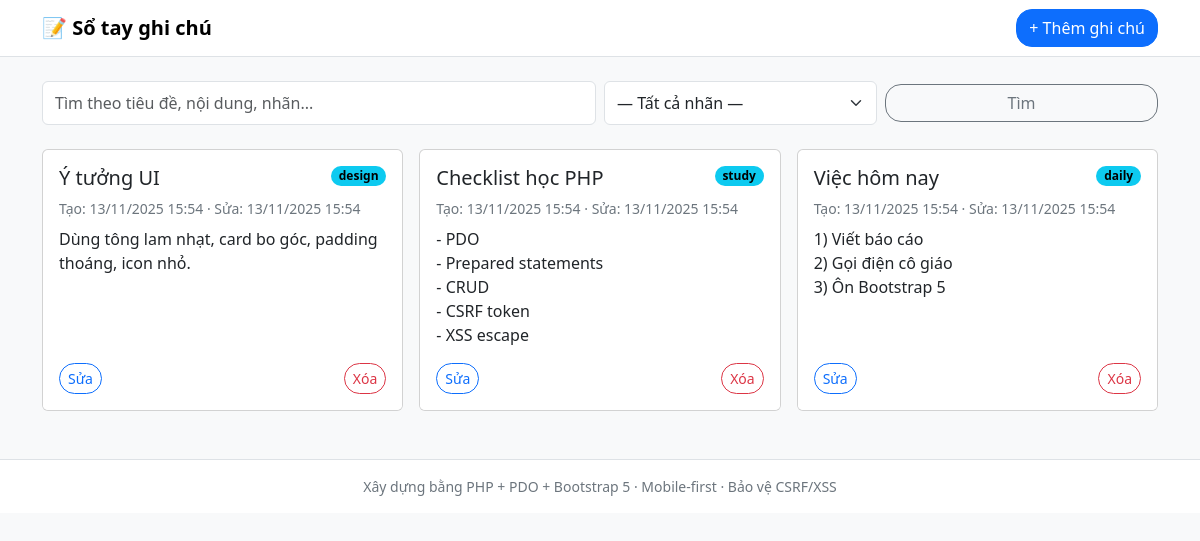
The page /sotayghichu/index.php on the database its author committed.
### tables this page shows
CREATE TABLE IF NOT EXISTS notes (
  id         INT AUTO_INCREMENT PRIMARY KEY,
  title      VARCHAR(200) NOT NULL,
  content    TEXT         NOT NULL,
  label      VARCHAR(50)  NULL,
  created_at TIMESTAMP    NOT NULL DEFAULT CURRENT_TIMESTAMP,
  updated_at TIMESTAMP    NOT NULL DEFAULT CURRENT_TIMESTAMP ON UPDATE CURRENT_TIMESTAMP
);

### sotayghichu/index.php (the view, shortened to what this page needs)
<?php
$DB_HOST = 'localhost';
$DB_NAME = 'k9tin';
$DB_USER = 'root';
$DB_PASS = '';
$DB_CHAR = 'utf8mb4';
try {
    $dsn = "mysql:host={$DB_HOST};dbname={$DB_NAME};charset={$DB_CHAR}";
    $pdo = new PDO($dsn, $DB_USER, $DB_PASS, [
        PDO::ATTR_ERRMODE            => PDO::ERRMODE_EXCEPTION,
        PDO::ATTR_DEFAULT_FETCH_MODE => PDO::FETCH_ASSOC,
    ]);
} catch (PDOException $e) {
    http_response_code(500);
    die('Không kết nối được CSDL: ' . htmlspecialchars($e->getMessage()));
}
function get_notes(PDO $pdo, string $q='', string $label=''): array {
    $where = [];
    $params = [];
    $sql = "SELECT id, title, content, label, created_at, updated_at FROM notes";
    $sql .= " ORDER BY updated_at DESC, created_at DESC";
    $stmt = $pdo->prepare($sql);
    $stmt->execute($params);
    return $stmt->fetchAll();
}
$q     = trim($_GET['q']     ?? '');
$label = trim($_GET['label'] ?? '');
$notes = get_notes($pdo, $q, $label);
function h($s){ return htmlspecialchars((string)$s, ENT_QUOTES, 'UTF-8'); }
?>
<!doctype html>
<html lang="vi">
<head>
    <link href="https://cdn.jsdelivr.net/npm/bootstrap@5.3.3/dist/css/bootstrap.min.css" rel="stylesheet">
</head>
<body class="bg-light">
    <nav class="navbar navbar-expand-lg bg-white border-bottom sticky-top">
        <div class="container">
            <a class="navbar-brand fw-bold" href="#">📝 Sổ tay ghi chú</a>
            <div class="ms-auto">
                <button class="btn btn-primary" data-bs-toggle="modal" data-bs-target="#createModal">+ Thêm ghi
                    chú</button>
            </div>
        </div>
    </nav>
    <main class="container py-4">
        <form class="row g-2 align-items-center mb-4" method="get" role="search" aria-label="Tìm kiếm ghi chú">
            <div class="col-12 col-md-6">
                <input name="q" value="<?= h($q) ?>" class="form-control"
                    placeholder="Tìm theo tiêu đề, nội dung, nhãn..." />
            </div>
            <div class="col-8 col-md-3">
                <select name="label" class="form-select" aria-label="Lọc theo nhãn">
                    <option value="">— Tất cả nhãn —</option>
                </select>
            </div>
            <div class="col-4 col-md-3 d-grid">
                <button class="btn btn-outline-secondary" type="submit">Tìm</button>
            </div>
        </form>
        <?php if (count($notes)===0): ?>
        <div class="text-center text-muted py-5">
            <p class="mb-2">Chưa có ghi chú nào phù hợp.</p>
            <button class="btn btn-primary" data-bs-toggle="modal" data-bs-target="#createModal">Thêm ghi chú đầu
                tiên</button>
        </div>
        <?php else: ?>
        <div class="row g-3">
            <?php foreach($notes as $n): ?>
            <div class="col-12 col-md-6 col-lg-4">
                <div class="card h-100 card-hover">
                    <div class="card-body d-flex flex-column">
                        <div class="d-flex justify-content-between align-items-start">
                            <h5 class="card-title mb-2"><?= h($n['title']) ?></h5>
                            <?php if ($n['label']): ?>
                            <span class="badge text-bg-info round ms-2"><?= h($n['label']) ?></span>
                            <?php endif; ?>
                        </div>
                        <div class="small text-secondary mb-2">
                            Tạo: <?= h(date('d/m/Y H:i', strtotime($n['created_at']))) ?> ·
                            Sửa: <?= h(date('d/m/Y H:i', strtotime($n['updated_at']))) ?>
                        </div>
                        <div class="note-content flex-grow-1"><?= h($n['content']) ?></div>
                    </div>
                    <div class="card-footer bg-white border-0 pt-0 pb-3">
                        <div class="d-flex gap-2">
                            <button class="btn btn-sm btn-outline-primary" data-bs-toggle="modal"
                                data-bs-target="#editModal" data-id="<?= (int)$n['id'] ?>"
                                data-title="<?= h($n['title']) ?>" data-content="<?= h($n['content']) ?>"
                                data-label="<?= h($n['label']) ?>"
                                aria-label="Sửa ghi chú: <?= h($n['title']) ?>">Sửa</button>
                            <form method="post" onsubmit="return confirm('Xóa ghi chú này?');" class="ms-auto">
                                <button class="btn btn-sm btn-outline-danger" type="submit">Xóa</button>
                            </form>
                        </div>
                    </div>
                </div>
            </div>
            <?php endforeach; ?>
        </div>
        <?php endif; ?>
    </main>
    <footer class="border-top bg-white py-3 mt-4 text-center">
        <div class="container small text-secondary text-center">
            Xây dựng bằng PHP + PDO + Bootstrap 5 · Mobile-first · Bảo vệ CSRF/XSS
        </div>
    </footer>
</body>
</html>

### sotayghichu/index.php (style rules this page uses)
.note-content { display: -webkit-box; -webkit-line-clamp: 6; -webkit-box-orient: vertical; overflow: hidden; white-space: pre-wrap; }
.form-control, .form-select { min-height: 44px; }
.btn { border-radius: 1rem; }
.badge.round { border-radius: 1rem; }

### rows shown on the page
notes: title "Ý tưởng UI", label "design", created_at "13/11/2025 15:54", updated_at "13/11/2025 15:54", content "Dùng tông lam nhạt, card bo góc, padding thoáng, icon nhỏ."
notes: title "Checklist học PHP", label "study", created_at "13/11/2025 15:54", updated_at "13/11/2025 15:54", content "- PDO - Prepared statements - CRUD - CSRF token - XSS escape"
notes: title "Việc hôm nay", label "daily", created_at "13/11/2025 15:54", updated_at "13/11/2025 15:54", content "1) Viết báo cáo 2) Gọi điện cô giáo 3) Ôn Bootstrap 5"
